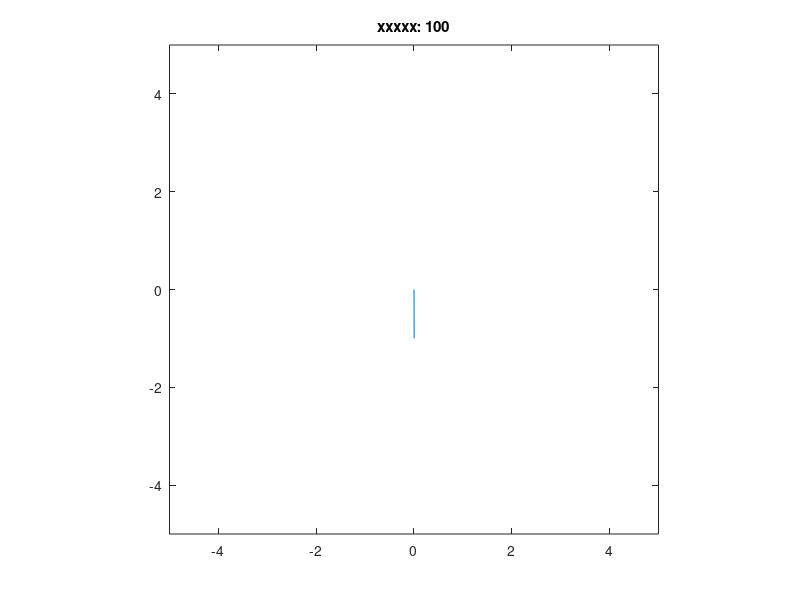

Here is the MATLAB script that generated this plot:
#コメント行．#～行末をOctaveは無視する
global m l c g;  #大域変数の宣言
m=1; l=1; c=1; g=9.8;
function dx=eqn(x,t)
 global m l c g; #関数の中から大域変数を参照する宣言
 dx(1) = x(2);
 dx(2) = -c/(m*l*l)*x(2)-g/l*sin(x(1));
endfunction
x0=[pi/5;0];             #初期値
n=100;                   #時間のきざみ数
tt=linspace(0,10,n);     #時間0～10の等比数列
xx=lsode("eqn", x0, tt); #常微分方程式"eqn"を解く
for i=1:n  #簡易アニメーション
 theta=xx(i,1);          #第1変数が角度
 plot( [0,sin(theta)], [0,-cos(theta)] ); #線分のプロット
 axis([-5,5,-5,5],'square');    #座標軸の設定
 title(sprintf("xxxxx: %d",i)); #タイトルの設定
 drawnow();
endfor
